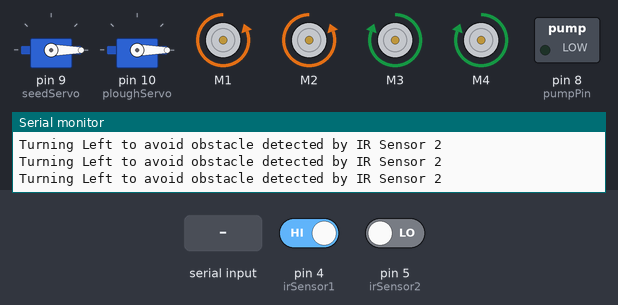
Bench run of a sketch on a simulated Arduino Uno, built with avr-gcc and run on an emulated ATmega328P. Shown: 2 × servo, 4 × DC motor (green arrow = forward, orange = backward, longer = faster), switched loads named in the sketch (green lamp = pin HIGH), the last lines printed to the serial monitor. The inputs (shaded band) are chosen by the test bench; at power-on: pin 4 (irSensor1) HIGH, pin 5 (irSensor2) LOW.

Above: at 1.2 s.
1.3 s: pin 4 (irSensor1) driven LOW
At 3.1 s:
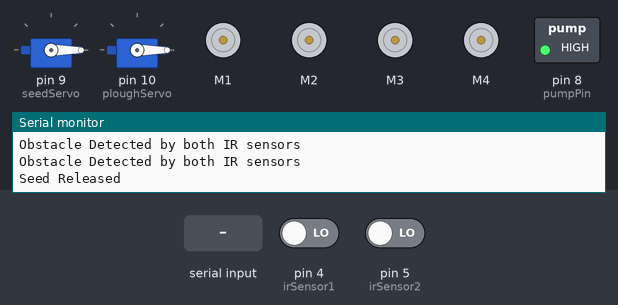
4.0 s: pin 5 (irSensor2) driven HIGH
At 6.3 s:
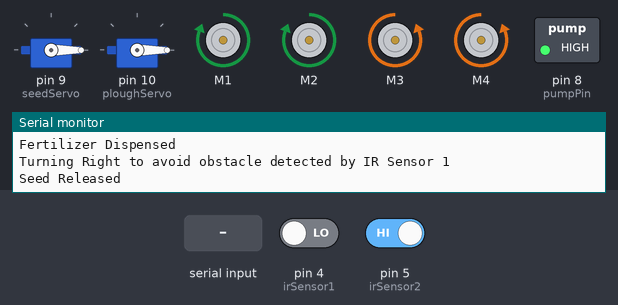
7.0 s: "F" received over Serial
At 9.9 s:
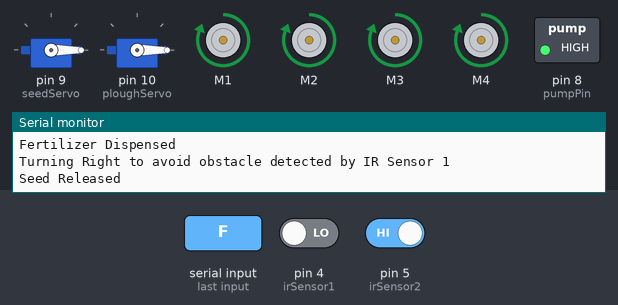
10.0 s: "B" received over Serial
At 12.9 s:
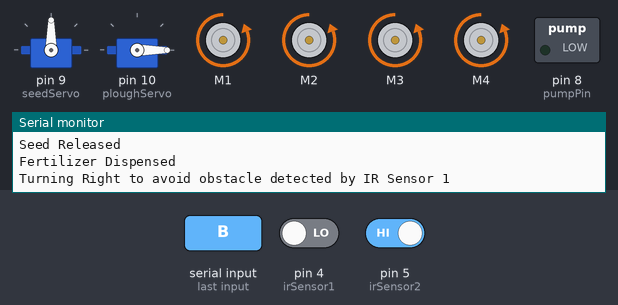
13.0 s: pin 4 (irSensor1) driven HIGH
16.0 s: "L" received over Serial
At 17.8 s:
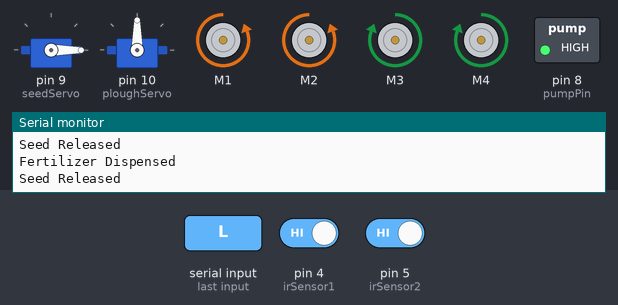
Timing chart, 0 to 24.5 s (numbered marks = the images above; inputs shaded):
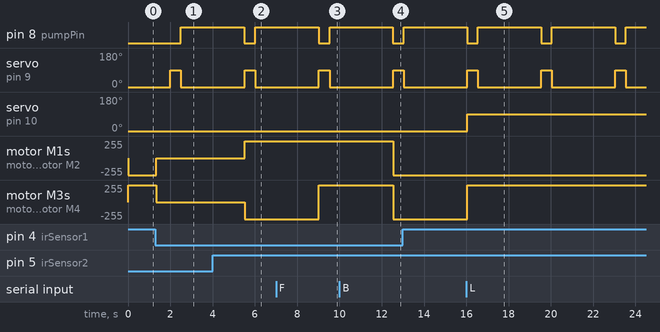

Measured:
- after the input at 1.3 s, motor M1, motor M2: backward 255/255 → stopped at once; motor M3, motor M4: forward 255/255 → stopped at once
- after the input at 4.0 s, motor M1, motor M2: stopped → forward 255/255 after 1.5 s; motor M3, motor M4: stopped → backward 255/255 after 1.5 s
- after the input at 7.0 s, motor M3, motor M4: backward 255/255 → forward 255/255 after 2.0 s
- after the input at 10.0 s, motor M1, motor M2: forward 255/255 → backward 255/255 after 2.5 s
- after the input at 16.0 s, servo on pin 10 (ploughServo): 0° → 90° after 0.05 s; motor M3, motor M4: backward 255/255 → forward 255/255 after 0.05 s
- by itself, pin 8 (pumpPin): alternates HIGH for 3.0 s and LOW for 0.50 s
- by itself, servo on pin 9 (seedServo): alternates 90° for 0.50 s and 0° for 3.0 s

The sketch:

Agri_Rover.ino
```cpp
#include <AFMotor.h>
#include <Servo.h>

// Motor setup for the Adafruit Motor Shield
AF_DCMotor motor1(1, MOTOR12_1KHZ);
AF_DCMotor motor2(2, MOTOR12_1KHZ);
AF_DCMotor motor3(3, MOTOR34_1KHZ);
AF_DCMotor motor4(4, MOTOR34_1KHZ);

// Servo setup for seed dispensing
Servo seedServo;
int seedPosition = 90;       // Position of the servo to release seeds
int restPosition = 0;        // Rest position of the seed servo
unsigned long lastReleaseTime = 0; // Time when the last seed was released
const int seedReleaseInterval = 2000; // Time between seed releases in milliseconds

// Additional Servo setup for plough control
Servo ploughServo;
int ploughUpPosition = 90;    // Plough is up at +90 degrees
int ploughDownPosition = -90; // Plough is down at -90 degrees

// Pump setup for fertilizer dispensing
const int pumpPin = 8;  // Pin to control the fertilizer pump
const int pumpRunTime = 3000; // Pump run time in milliseconds

// Obstacle detection setup using IR sensors
const int irSensor1 = 4;     // IR sensor 1 connected to pin 4
const int irSensor2 = 5;     // IR sensor 2 connected to pin 5

// Bluetooth command setup
char bluetoothCommand;

// Speed for motors
int Speeed = 255;

void setup() {
  Serial.begin(9600);  // Set the baud rate for Bluetooth communication
  seedServo.attach(9);  // Attach the seed servo to pin 9
  ploughServo.attach(10); // Attach the plough servo to pin 10
  pinMode(pumpPin, OUTPUT);  // Set pump pin as output
  pinMode(irSensor1, INPUT);  // Set IR sensor 1 as input
  pinMode(irSensor2, INPUT);  // Set IR sensor 2 as input

  seedServo.write(restPosition);  // Initialize seed servo to rest position
  ploughServo.write(ploughDownPosition);  // Initialize plough servo to down position
  Stop(); // Initialize all motors to stop
}

void loop() {
  unsigned long currentTime = millis();

  // Bluetooth control
  if (Serial.available() > 0) {
    bluetoothCommand = Serial.read();
    handleBluetoothCommand(bluetoothCommand);
  }

  // Seed sowing and fertilizer dispensing
  if (currentTime - lastReleaseTime >= seedReleaseInterval) {
    releaseSeed(); // This function will now control the plough as well
    dispenseFertilizer();
    lastReleaseTime = currentTime;
  }

  // Obstacle detection using IR sensors
  int ir1Status = digitalRead(irSensor1);
  int ir2Status = digitalRead(irSensor2);

  if (ir1Status == LOW && ir2Status == LOW) { // Obstacle detected by both IR sensors
    Stop();
    Serial.println("Obstacle Detected by both IR sensors");
  } else if (ir1Status == LOW && ir2Status == HIGH) { // Obstacle detected by IR sensor 1
    right(); // Turn right to avoid obstacle
    Serial.println("Turning Right to avoid obstacle detected by IR Sensor 1");
  } else if (ir1Status == HIGH && ir2Status == LOW) { // Obstacle detected by IR sensor 2
    left(); // Turn left to avoid obstacle
    Serial.println("Turning Left to avoid obstacle detected by IR Sensor 2");
  }
}

void handleBluetoothCommand(char command) {
  switch (command) {
    case 'F':
      ploughServo.write(ploughDownPosition); // Ensure plough is down
      forward();
      break;
    case 'B':
      ploughServo.write(ploughDownPosition); // Ensure plough is down
      back();
      break;
    case 'L':
    case 'R':
    case 'I':
    case 'J':
    case 'K':
    case 'M':
      ploughServo.write(ploughUpPosition); // Lift plough when turning
      if (command == 'L') left();
      if (command == 'R') right();
      if (command == 'I') topright();
      if (command == 'J') topleft();
      if (command == 'K') bottomright();
      if (command == 'M') bottomleft();
      break;
    case 'T':
      Stop();
      break;
    default:
      Stop();
      break; // Stop if unknown command
  }
}

void releaseSeed() {
  seedServo.write(seedPosition);  // Move servo to release position
  delay(500);  // Wait for seed to drop
  seedServo.write(restPosition);  // Move servo back to rest position
  Serial.println("Seed Released");
}

void dispenseFertilizer() {
  digitalWrite(pumpPin, HIGH);  // Turn on the pump
  delay(pumpRunTime);  // Run the pump for the specified time
  digitalWrite(pumpPin, LOW);   // Turn off the pump
  Serial.println("Fertilizer Dispensed");
}

void forward() {
  motor1.setSpeed(Speeed); motor1.run(FORWARD);
  motor2.setSpeed(Speeed); motor2.run(FORWARD);
  motor3.setSpeed(Speeed); motor3.run(FORWARD);
  motor4.setSpeed(Speeed); motor4.run(FORWARD);
}

void back() {
  motor1.setSpeed(Speeed); motor1.run(BACKWARD);
  motor2.setSpeed(Speeed); motor2.run(BACKWARD);
  motor3.setSpeed(Speeed); motor3.run(BACKWARD);
  motor4.setSpeed(Speeed); motor4.run(BACKWARD);
}

void left() {
  motor1.setSpeed(Speeed); motor1.run(BACKWARD);
  motor2.setSpeed(Speeed); motor2.run(BACKWARD);
  motor3.setSpeed(Speeed); motor3.run(FORWARD);
  motor4.setSpeed(Speeed); motor4.run(FORWARD);
}

void right() {
  motor1.setSpeed(Speeed); motor1.run(FORWARD);
  motor2.setSpeed(Speeed); motor2.run(FORWARD);
  motor3.setSpeed(Speeed); motor3.run(BACKWARD);
  motor4.setSpeed(Speeed); motor4.run(BACKWARD);
}

void topleft() {
  motor1.setSpeed(Speeed); motor1.run(FORWARD);
  motor2.setSpeed(Speeed); motor2.run(FORWARD);
  motor3.setSpeed(Speeed/3.1); motor3.run(FORWARD);
  motor4.setSpeed(Speeed/3.1); motor4.run(FORWARD);
}

void topright() {
  motor1.setSpeed(Speeed/3.1); motor1.run(FORWARD);
  motor2.setSpeed(Speeed/3.1); motor2.run(FORWARD);
  motor3.setSpeed(Speeed); motor3.run(FORWARD);
  motor4.setSpeed(Speeed); motor4.run(FORWARD);
}

void bottomleft() {
  motor1.setSpeed(Speeed); motor1.run(BACKWARD);
  motor2.setSpeed(Speeed); motor2.run(BACKWARD);
  motor3.setSpeed(Speeed/3.1); motor3.run(BACKWARD);
  motor4.setSpeed(Speeed/3.1); motor4.run(BACKWARD);
}

void bottomright() {
  motor1.setSpeed(Speeed/3.1); motor1.run(BACKWARD);
  motor2.setSpeed(Speeed/3.1); motor2.run(BACKWARD);
  motor3.setSpeed(Speeed); motor3.run(BACKWARD);
  motor4.setSpeed(Speeed); motor4.run(BACKWARD);
}

void Stop() {
  motor1.setSpeed(0); motor1.run(RELEASE);
  motor2.setSpeed(0); motor2.run(RELEASE);
  motor3.setSpeed(0); motor3.run(RELEASE);
  motor4.setSpeed(0); motor4.run(RELEASE);
}
```
